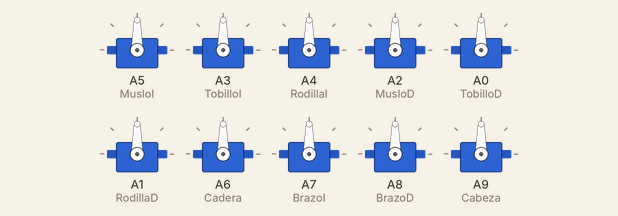
A sketch run on a simulated Arduino Mega 2560, built with avr-gcc and run on an emulated ATmega2560. Parts: 10 × servo.

Above: at 0.05 s.
At 5.0 s:
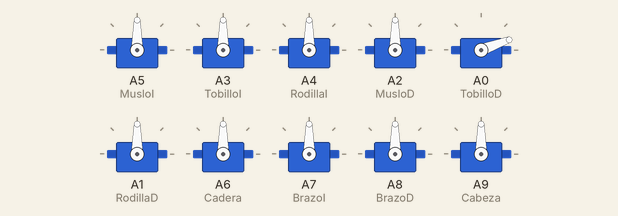
Timing chart, 0 to 6.5 s (numbered marks = the images above):
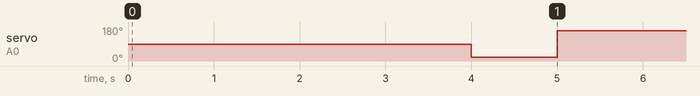

The sketch:

Servo_Setup_90.ino
```cpp
#include <Servo.h>

//const int L1 = 150; // Distancia en mm desde el eje Muslo al eje Rodilla
//const int L2 = 145; // Distancia en mm desde el eje Rodilla al eje Tobillo
//const int L3 = 31; // Distancia en mm desde el eje Tobillo al suelo (referencia)

Servo MusloI;
Servo RodillaI;
Servo TobilloI;
Servo MusloD;
Servo RodillaD;
Servo TobilloD;
Servo Cadera;
Servo BrazoI;
Servo BrazoD;
Servo Cabeza;

/* Pierna izquierda > 90 ------   Adelante    /
                                             _|

   Pierna derecha > 90 --------   Atras      \
                                             _|
                                             */
//int i=0;

//char Inicio='Izquierda';
//int pasos =5;


void setup()
{


  MusloI.attach(A5);
  TobilloI.attach(A3);
  RodillaI.attach(A4);
  MusloD.attach(A2);
  TobilloD.attach(A0);
  RodillaD.attach(A1);
  Cadera.attach(A6); // Digital 4
  BrazoI.attach(A7); // Digital 6
  BrazoD.attach(A8); // Digital 8
  Cabeza.attach(A9); // Digital 9
  MusloI.write(90);  // set servo to mid-point
  TobilloI.write(90);
  RodillaI.write(90);
  MusloD.write(90);
  TobilloD.write(90);
  RodillaD.write(90);
  Cadera.write(90);
  BrazoI.write(90);
  BrazoD.write(90);
  Cabeza.write(90);

}

void loop() {
  delay(2000); //espera 2 segundos desde que se conecta
//  Walking(/*'Izquierda',*/ 5);
  TobilloI.write(90);
  RodillaI.write(90);
  MusloD.write(90);
  TobilloD.write(90);
  RodillaD.write(90);
  Cadera.write(90);
  BrazoI.write(90);
  BrazoD.write(90);
  Cabeza.write(90);
  delay(2000); // espera para apagar o reposicionar
  TobilloD.write(20);
  delay(1000);
  TobilloD.write(160);
}


void Walking(/*char Inicio,*/ int pasos){
//  int tmov; //calculo tiempo de los movimientos
  int cont = 0;
  int paso_actual;
  const int dt = 300;

  Servo Muslo1;
  Servo Rodilla1;
  Servo Tobillo1;
  Servo Muslo2;
  Servo Rodilla2;
  Servo Tobillo2;
  int pie_delantero;

//  if (Inicio == 'Izquierda'){
//    Muslo1 = MusloI;
//    Rodilla1 = RodillaI;
//    Tobillo1 = TobilloI;
//    Muslo2 = MusloD;
//    Rodilla2 = RodillaD;
//    Tobillo2 = TobilloD;
//  }else if(Inicio == 'Derecha'){
//    Muslo1 = MusloD;
//    Rodilla1 = RodillaD;
//    Tobillo1 = TobilloD;
//    Muslo2 = MusloI;
//    Rodilla2 = RodillaI;
//    Tobillo2 = TobilloI;
//  };
  if (pasos>0){
    if (pasos == 1){pasos = 2;};
    // Primer paso
    Cadera.write(30);
    PiernaI(60, 60, -30);
    delay (dt);
    Cadera.write(90);
    PiernaD( -20, 10, 30);
    PiernaI(60, 60, 30);
    pie_delantero = 1;
    delay (dt);

    //pasos continuos
    while (cont < pasos-2){
      if (pie_delantero == 1){
        Cadera.write(120);
        PiernaD(-30, 10, -30);
        PiernaI(40, 30, 0);
        delay (dt);
        Cadera.write(150);
        PiernaI(20, 00, 0);
        PiernaD(50, 60, 0);
        delay (dt);
        Cadera.write(90);
        PiernaI( -20, 10, 30);
        PiernaD(60, 60, 30);
        pie_delantero = 2;
        delay (dt);
        cont++;
      }
      else{
        Cadera.write(60);
        PiernaI(-30, 10, -30);
        PiernaD(40, 30, 0);
        delay (dt);
        Cadera.write(30);
        PiernaD(20, 00, 0);
        PiernaI(50, 60, 0);
        delay (dt);
        Cadera.write(90);
        PiernaD( -20, 10, 30);
        PiernaI(60, 60, 30);
        pie_delantero = 1;
        delay (dt);
        cont++;
      }

      //detencion
      if (pie_delantero == 1){
        Cadera.write(120);
        PiernaD(-30, 10, -30);
        PiernaI(40, 30, 0);
        delay (dt);
        Cadera.write(150);
        PiernaI(10, 00, 0);
        PiernaD(20, 50,30);
        delay (dt);
        Cadera.write(90);
        PiernaD( 0, 0, 0);
        PiernaI(00, 00, 00);
        pie_delantero = 2;
        delay (dt);
      }
      else{
        Cadera.write(30);
        PiernaI(-30, 10, -30);
        PiernaD(40, 30, 0);
        delay (dt);
        Cadera.write(60);
        PiernaD(10, 00, 0);
        PiernaI(20, 50,30);
        delay (dt);
        Cadera.write(90);
        PiernaI( 0, 0, 0);
        PiernaD(00, 00, 00);
        pie_delantero = 2;
        delay (dt);
      }


//      PiernaI(60, 60, 0);
//      PiernaD( -20, 10, 30);
    }
  }

//  while (int i=0 <90){ // doblo la otra rodilla un poco
//    Muslo1.write(90+round(i*90/90)); // reemplazar por Muslo1.write(Muslo1.read()+i*90/90)
//    Rodilla1.write(90+round(i*90/90));
//    Tobillo1.write(90-round(i*40/90));
//    delay(5);
//    i++;
//  }
//
//  while (i>-90){
//    MusloI.write(90+round(i*70/90));
//    RodillaI.write(90+round(i*50/90));
//    TobilloI.write(90+round(i*40/90));
//    MusloD.write(10);
//    delay(5);
//    i--;
//        }
//  while (i<0){
//    MusloI.write(90+round(i*70/90));
//    RodillaI.write(90+round(i*50/90));
//    TobilloI.write(90+round(i*40/90));
//    delay(5);
//    i++;
//  }
//  MusloI.write(90);  // set servo to mid-point
//  TobilloI.write(90);  // set servo to mid-point
//  RodillaI.write(90);  // set servo to mid-point
//  MusloD.write(90);
//  delay(2000);

}


// Funciones Auxiliares cosd y sind
float cosd(float angle){
  double coseno;
  const float pi=3.14159;

  angle = angle*pi/180;
  coseno = cos(angle);
  return (float)coseno;
}

float sind(float angle){
  double seno;
  const float pi=3.14159;

  angle = angle*pi/180;
  seno = sin(angle);
  return (float)seno;
}

//Funciones de Movimientos de Piernas
// Se definen como PiernaX([angulo del Muslo], [angulo de la Rodilla], [angulo del Tobillo])
// Los angulos van entre -90 y 90 ya que se miden desde el medio del recorrido del servo

void PiernaI (int M, int R, int T){
//  while (int i=0 <90){
    MusloI.write(90+round(M/*i*M/90*/));
    RodillaI.write(90+round(R/*i*R/90*/));
    TobilloI.write(90+round(T/*i*T/90*/));
 //   delay(5);
   // i++;
 // }
}

void PiernaD (int M, int R, int T){
//  while (int i=0 <90){
    MusloD.write(90-round(M/*i*M/90*/));
    RodillaD.write(90-round(R/*i*R/90*/));
    TobilloD.write(90-round(T/*i*T/90*/));
//    delay(5);
//    i++;
//  }
}
```

Measured:
- by itself, servo on A0 (TobilloD): repeats every 5.0 s: 160° 2.0 s, 90° 2.0 s, 20° 1.0 s
